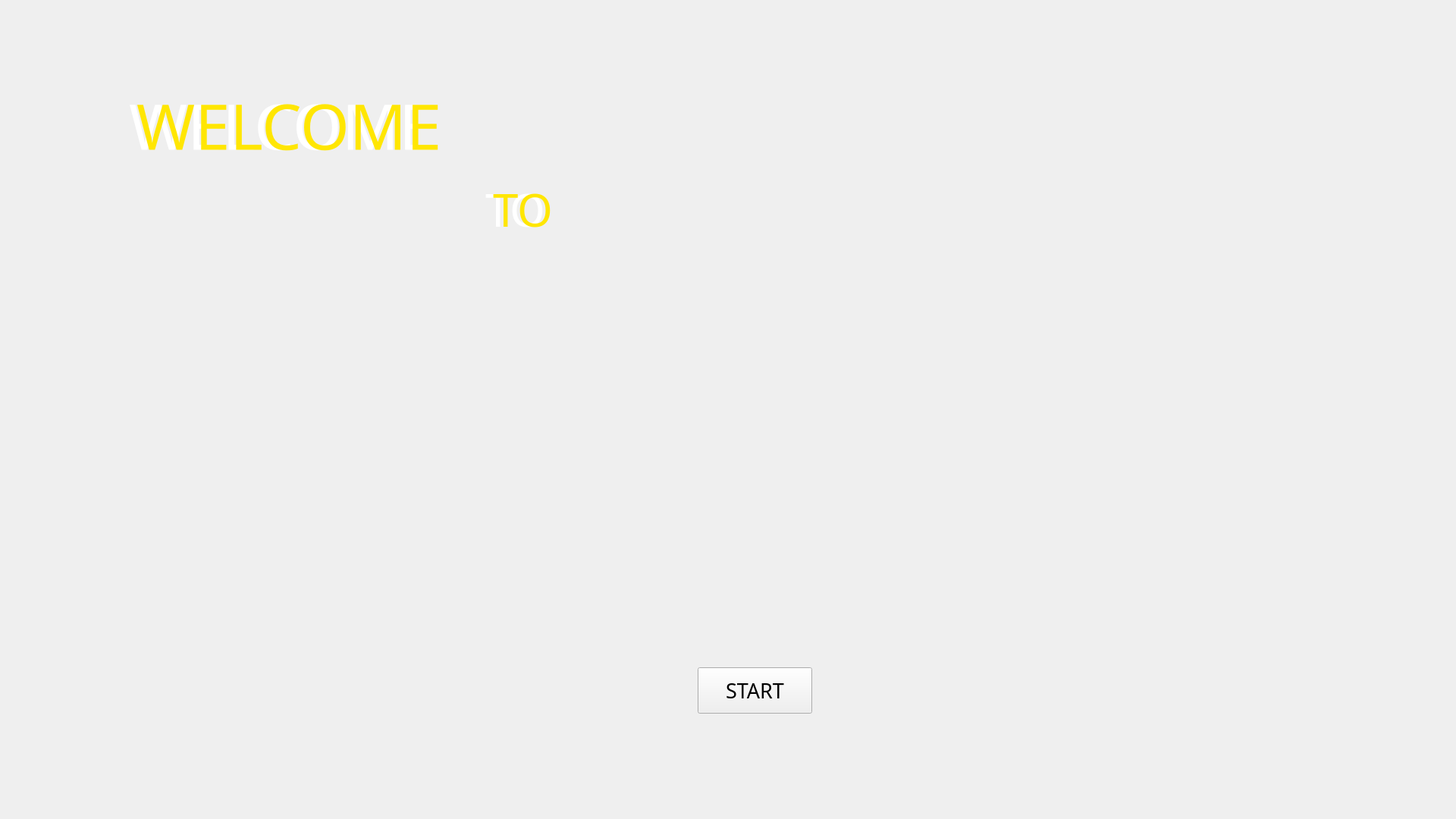
<?xml version="1.0" encoding="UTF-8"?>
<ui version="4.0">
 <class>MainWindow</class>
 <widget class="QMainWindow" name="MainWindow">
  <property name="geometry">
   <rect>
    <x>0</x>
    <y>0</y>
    <width>1920</width>
    <height>1080</height>
   </rect>
  </property>
  <property name="windowTitle">
   <string>MainWindow</string>
  </property>
  <widget class="QWidget" name="centralwidget">
   <widget class="QLabel" name="labelBackground">
    <property name="geometry">
     <rect>
      <x>0</x>
      <y>0</y>
      <width>1920</width>
      <height>1081</height>
     </rect>
    </property>
    <property name="font">
     <font>
      <family>Roboto Condensed</family>
      <pointsize>16</pointsize>
     </font>
    </property>
    <property name="layoutDirection">
     <enum>Qt::LeftToRight</enum>
    </property>
    <property name="text">
     <string/>
    </property>
    <property name="pixmap">
     <pixmap>../assets/background.png</pixmap>
    </property>
   </widget>
   <widget class="QLabel" name="labelLogo">
    <property name="geometry">
     <rect>
      <x>630</x>
      <y>250</y>
      <width>741</width>
      <height>591</height>
     </rect>
    </property>
    <property name="text">
     <string/>
    </property>
    <property name="pixmap">
     <pixmap>../assets/sideas.png</pixmap>
    </property>
   </widget>
   <widget class="QLabel" name="labelTitleBack">
    <property name="geometry">
     <rect>
      <x>170</x>
      <y>110</y>
      <width>641</width>
      <height>111</height>
     </rect>
    </property>
    <property name="font">
     <font>
      <family>Revalia</family>
      <pointsize>62</pointsize>
     </font>
    </property>
    <property name="styleSheet">
     <string notr="true">color: rgb(255, 255, 255)</string>
    </property>
    <property name="text">
     <string>WELCOME</string>
    </property>
   </widget>
   <widget class="QLabel" name="labelTitleFront">
    <property name="geometry">
     <rect>
      <x>180</x>
      <y>110</y>
      <width>641</width>
      <height>111</height>
     </rect>
    </property>
    <property name="font">
     <font>
      <family>Revalia</family>
      <pointsize>62</pointsize>
     </font>
    </property>
    <property name="styleSheet">
     <string notr="true">color : rgb(255, 230, 2)</string>
    </property>
    <property name="text">
     <string>WELCOME</string>
    </property>
   </widget>
   <widget class="QPushButton" name="buttonStart">
    <property name="geometry">
     <rect>
      <x>920</x>
      <y>880</y>
      <width>151</width>
      <height>61</height>
     </rect>
    </property>
    <property name="font">
     <font>
      <family>Revalia</family>
      <pointsize>20</pointsize>
     </font>
    </property>
    <property name="cursor">
     <cursorShape>PointingHandCursor</cursorShape>
    </property>
    <property name="text">
     <string>START</string>
    </property>
   </widget>
   <widget class="QLabel" name="labelToFront">
    <property name="geometry">
     <rect>
      <x>650</x>
      <y>220</y>
      <width>121</width>
      <height>111</height>
     </rect>
    </property>
    <property name="font">
     <font>
      <family>Revalia</family>
      <pointsize>45</pointsize>
     </font>
    </property>
    <property name="styleSheet">
     <string notr="true">color : rgb(255, 230, 2)</string>
    </property>
    <property name="text">
     <string>TO</string>
    </property>
   </widget>
   <widget class="QLabel" name="labelToBack">
    <property name="geometry">
     <rect>
      <x>640</x>
      <y>220</y>
      <width>131</width>
      <height>111</height>
     </rect>
    </property>
    <property name="font">
     <font>
      <family>Revalia</family>
      <pointsize>45</pointsize>
     </font>
    </property>
    <property name="styleSheet">
     <string notr="true">color: rgb(255, 255, 255);</string>
    </property>
    <property name="text">
     <string>TO</string>
    </property>
   </widget>
   <zorder>labelBackground</zorder>
   <zorder>labelLogo</zorder>
   <zorder>labelTitleBack</zorder>
   <zorder>labelTitleFront</zorder>
   <zorder>buttonStart</zorder>
   <zorder>labelToBack</zorder>
   <zorder>labelToFront</zorder>
  </widget>
 </widget>
 <resources/>
 <connections/>
</ui>
